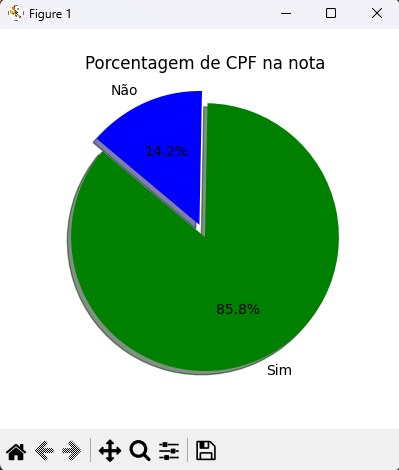

Python code for this plot:
# Ex02
import pandas as pd
import matplotlib.pyplot as plt

tabela = pd.read_excel('Desafio - Time de Projetos e Dados.xlsx', sheet_name='Dados - Questão 1')



# Encontrando a quantidade de CPF's na nota
contagem_CPF = tabela['CPF NA NOTA?'].value_counts()

print('---'*20)
print('A quantidade total de pessoas que colocaram o CPF na nota \n {}'.format(contagem_CPF))



# Calculando a %
total_de_registros = contagem_CPF.sum()
cpf_sim = (contagem_CPF['Sim'] / total_de_registros) * 100
cpf_não = (contagem_CPF['Na~o'] / total_de_registros) * 100

print('---'*20)
print('Porcentagem de CPF na nota {:.2f}%'.format(cpf_sim))
print('Porcentagem sem CPF na nota {:.2f}%'.format(cpf_não))



# Criando um gráfico de pizza
labels = ['Sim', 'Não']
sizes = [cpf_sim, cpf_não]
color = ['green', 'blue']
explode = (0.1, 0)

plt.figure(figsize=(4,4))
plt.pie(sizes, explode = explode, labels=labels, colors=color, autopct='%1.1f%%', shadow=True, startangle=140)
plt.title('Porcentagem de CPF na nota')
plt.axis('equal')
plt.show()
